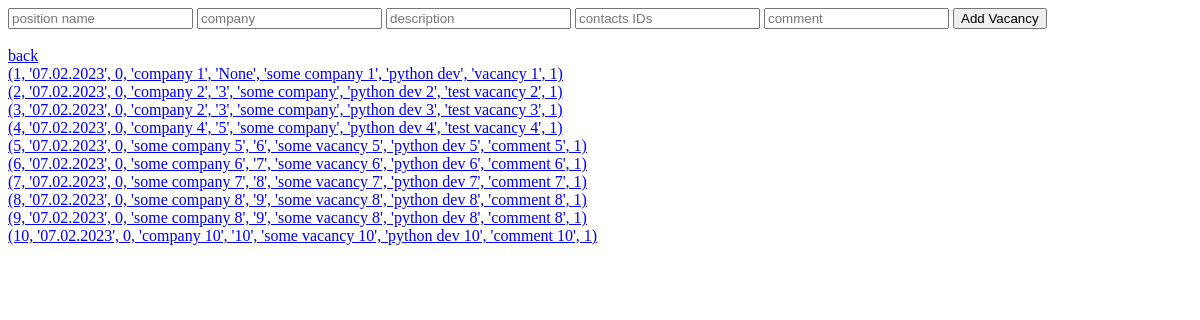
The app's page /vacancy/, older data.
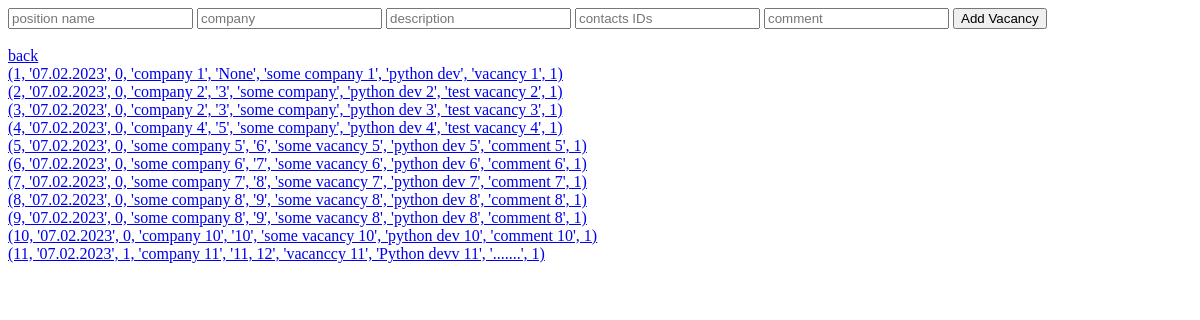
The same page, newer data.
### tables this page shows
CREATE TABLE "vacancy" (
	"id"	INTEGER NOT NULL UNIQUE,
	"creation_date"	TEXT NOT NULL DEFAULT CURRENT_DATE,
	"status"	INTEGER NOT NULL DEFAULT 0,
	"company"	TEXT NOT NULL,
	"contacts_ids"	TEXT,
	"description"	TEXT NOT NULL,
	"position_name"	TEXT NOT NULL,
	"comment"	TEXT,
	"user_id"	INTEGER NOT NULL,
	PRIMARY KEY("id" AUTOINCREMENT)
);

### app.py (the view, shortened to what this page needs)
@app.route('/vacancy/', methods=['GET', 'POST'])
def all_vacancies():
    with db_processing.DB() as db:
        result = db.query(f"SELECT * FROM vacancy WHERE user_id == {user_id}")
        return render_template('vacancy_add.html', vacancies=result)

### db_processing.py (called while the page is built)
    def __enter__(self):
        self.conn = sqlite3.connect('vacancy.db')
        if self.rows_check:
            self.conn.row_factory = sqlite3.Row
        self.c = self.conn.cursor()
        return self

    def query(self, qry):
        self.c.execute(qry)
        result = self.c.fetchall()
        return result

    def __exit__(self, exc_type, exc_val, exc_tb):
        self.c.close()
        self.conn.close()

### templates/vacancy_add.html (shortened to what this page needs)
<!DOCTYPE html>
<html lang="en">
<head>
</head>
<body>
<form action="/vacancy/" method="POST">
    <input type="text" name="position_name" placeholder="position name">
    <input type="text" name="company" placeholder="company">
    <input type="text" name="description" placeholder="description">
    <input type="text" name="contacts_ids" placeholder="contacts IDs">
    <input type="text" name="comment" placeholder="comment">
    <input type="submit" value="Add Vacancy">
</form>
<br/>
<a href="../">back</a>
<br/>
<div>
    {% for vacancy in vacancies %}
    <a href="{{ vacancy.0 }}/">{{ vacancy }}</a>
    {% endfor %}
</div>
</body>
</html>

Row changes from the older to the newer data that the page shows:
added vacancy: vacancy "(11, '07.02.2023', 1, 'company 11', '11, 12', 'vacanccy 11', 'Python devv 11', '.......', 1)"
